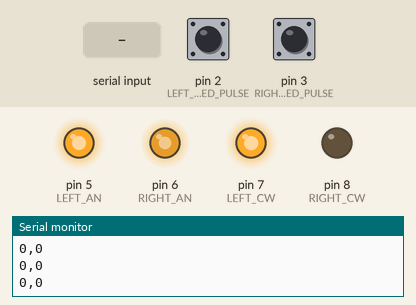
This sketch was run on a simulated Arduino Uno, built with avr-gcc and run on an emulated ATmega328P. Shown: output pins drawn as LEDs (lit = HIGH), the last lines printed to the serial monitor. The inputs (shaded band) are chosen by the test bench; at power-on: pin 2 (LEFT_SPEED_PULSE) LOW, pin 3 (RIGHT_SPEED_PULSE) LOW.

Above: at 1.2 s.
1.3 s: "p90\n" received over Serial
At 2.2 s:
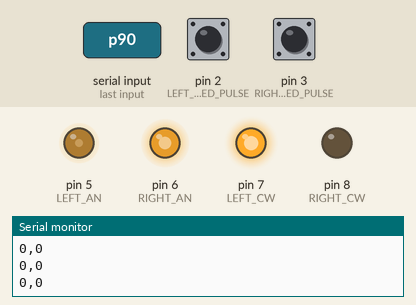
2.8 s: pin 2 (LEFT_SPEED_PULSE) pulsed HIGH 5 times (0.12 s each, 0.3 s apart)
At 3.7 s:
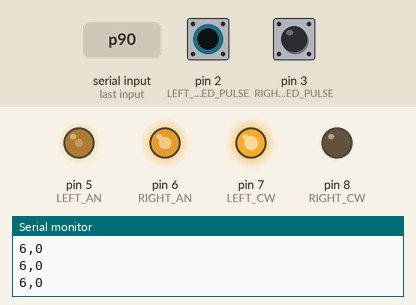
Timing chart, 0 to 5.8 s (numbered marks = the images above; inputs shaded):
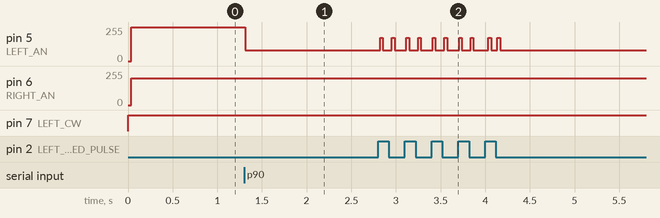

Measured:
- after the input at 1.3 s, pin 5 (LEFT_AN): 252/255 → 80/255 at once
- after the input at 2.8 s, pin 5 (LEFT_AN): 80/255 → 174/255 at once, then repeats every 0.30 s: 80/255 0.10 s, 174/255 0.03 s, 80/255 0.13 s, 174/255 0.04 s, until it stays 80/255 from 4.2 s

The sketch:

independent_PID.ino
```cpp
#define LEFT_SPEED_PULSE 2
#define RIGHT_SPEED_PULSE 3
#define LEFT_AN 5 // PWM pin
#define RIGHT_AN 6 // PWM pin
#define LEFT_CW 7 // HIGH - forward
#define RIGHT_CW 8 // LOW - forward


int gLeftTask = 0;
int gRightTask = 0;
int gLeftCounter = 0;
int gRightCounter = 0;

uint32_t prev_err_left = 0;
uint32_t prev_ticks_left = 0;
uint32_t error_i_left = 0;
float control_left;
uint32_t given_speed_left;
uint32_t current_speed_left;

uint32_t prev_err_right = 0;
uint32_t prev_ticks_right = 0;
uint32_t error_i_right = 0;
float control_right;
uint32_t given_speed_right;
uint32_t current_speed_right;

float kp_left=5.1;
float kd_left=0.0001;
float ki_left=0.000001;
uint32_t kob_left = 258;

float kp_right=5.1;
float kd_right=0.0001;
float ki_right=0.000001;
uint32_t kob_right = 261;


void setup() {
  // put your setup code here, to run once:
   Serial.begin(9600);

  pinMode(LEFT_SPEED_PULSE, INPUT);
  pinMode(RIGHT_SPEED_PULSE, INPUT);
  attachInterrupt(digitalPinToInterrupt(LEFT_SPEED_PULSE), leftPulse, CHANGE);
  attachInterrupt(digitalPinToInterrupt(RIGHT_SPEED_PULSE), rightPulse, CHANGE);

  pinMode(LEFT_AN, OUTPUT);
  pinMode(RIGHT_AN, OUTPUT);

  pinMode(LEFT_CW, OUTPUT);
  pinMode(RIGHT_CW, OUTPUT);

  Serial.begin(9600);
  Serial.setTimeout(50);
  Serial.flush();
  Serial.println("left , right");

  TCCR1A = 0; // установить TCCR1A регистр в 0
  TCCR1B = 0;

    // включить прерывание Timer1 overflow:
  TIMSK1 = (1 << TOIE1);
    // Установить CS10 бит так, чтобы таймер работал при тактовой частоте:
  TCCR1B |=  (1 << CS11);

  sei();  // включить глобальные прерывания
}

void leftPulse() {
  gLeftCounter++;
}

void rightPulse() {
  gRightCounter++;
}

ISR(TIMER1_OVF_vect)
{

  current_speed_left = gLeftCounter-prev_ticks_left;
  current_speed_right = gRightCounter-prev_ticks_right;

  uint32_t error_left = given_speed_left - current_speed_left;
  uint32_t error_right = given_speed_right - current_speed_right;

  uint32_t error_d_left = error_left - prev_err_left;
  uint32_t error_d_right = error_right - prev_err_right;

  uint32_t error_i_left = error_i_left + error_left;
  uint32_t error_i_right = error_i_right + error_right;

  control_left = error_left*kp_left + error_d_left*kd_left + error_i_left*ki_left;
  control_right = error_right*kp_right + error_d_right*kd_right + error_i_right*ki_right;

  prev_err_left = error_left;
  prev_err_right = error_right;

  prev_ticks_left = gLeftCounter;
  prev_ticks_right = gRightCounter;
}

//int speed, int distance
void doMove(uint32_t speed_left,uint32_t speed_right,uint32_t distance_left,uint32_t distance_right)
{
  distance_right = distance_right*kob_right;
  distance_left = distance_left*kob_left;
  // gRightCounter>=distance_right &&

  while (!(gRightCounter>=distance_right && gLeftCounter>=distance_left)){
    given_speed_left = speed_left;
    given_speed_right = speed_right;
    digitalWrite(LEFT_CW, HIGH);
    digitalWrite(RIGHT_CW, LOW);
    analogWrite(LEFT_AN, control_left);
    analogWrite(RIGHT_AN, prev_err_right);
    if (Serial.available() > 1) {
    char key = Serial.read();
    int val = Serial.parseFloat();
    switch (key) {
      case 'p': kp_left = val; break;
      case 'i': ki_left = val; break;
      case 'd': kd_left = val; break;
    }
  }
  Serial.print(gLeftCounter);
  Serial.print(',');
  Serial.println(gRightCounter);
  }
  analogWrite(LEFT_AN, 0);
  analogWrite(RIGHT_AN, 0);
}

void loop() {
  // put your main code here, to run repeatedly:
  doMove(200,200,5,5);


}
```
